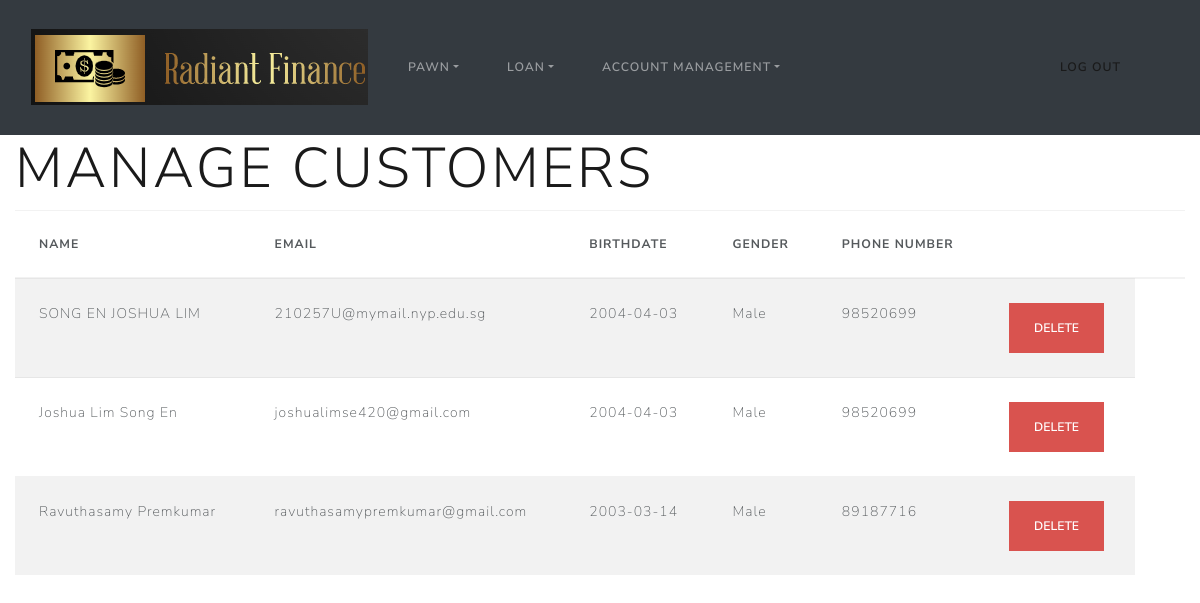
Page /manageCustomer (signed in) on the committed database.
### __init__.py (models this page shows)
class User(db.Model, UserMixin):
    id = db.Column(db.Integer, primary_key=True)
    name = db.Column(db.String(20), nullable=False)
    gender = db.Column(db.String(1), nullable=False)
    phone = db.Column(db.String(8), nullable=False)
    birthdate = db.Column(db.Date, nullable=False)
    email = db.Column(db.String(30), nullable=False)
    password = db.Column(db.String(100), nullable=False)
    role = db.Column(db.Integer, nullable=False)
    passwordChange = db.Column(db.Date, nullable=False)
    passAttempt = (db.Column(db.Integer, nullable=False))
    TWOFAStatus = db.Column(db.String(30), nullable=False)
    FUI = db.Column(db.String(300), nullable=True)
    FUI_ID = db.Column(db.String(300), nullable=True)
    verified = db.Column(db.Integer, nullable=True)

### __init__.py (the view)
@app.route('/manageCustomer', methods=['GET', 'POST'])
@login_required
def manage_customers():
    role = session['role']
    if role == 1:
        pass
    else:
        return redirect(url_for('main'))
    return render_template('manageCustomer.html', Users=User.query.all())

### __init__.py (called while the page is built)
@login_manager.user_loader
def load_user(user_id):
    return User.query.get(int(user_id))

### templates/manageCustomer.html (shortened to what this page needs)
{% extends "baseDashboard.html" %}
{% block content %}
<h1 class="display-4">Manage Customers</h1>
<div>
  <table class="table table-striped">
    <thead>
      <tr>
        <th>Name</th>
        <th>Email</th>
        <th>BirthDate</th>
        <th>gender</th>
        <th>Phone Number</th>
        <th></th>
        <th></th>
      </tr>
    </thead>
    <tbody>
      {% for User in Users %}
      {%if User.role==0%}
        <tr>
          <td>{{ User.name }}</td>
          <td>{{ User.email }}</td>
          <td>{{User.birthdate}}</td>
          {% if User.gender == "F" %}
            <td>Female</td>
          {% elif User.gender == "M" %}
            <td>Male</td>
          {% endif %}
          <td>{{User.phone}}</td>
        <td>
            <form action="{{url_for('delete_customer', id=User.id)}}" method="POST">
          <form type="button" class="btn btn-danger" data-bs-toggle="modal" data-bs-target="#myModal_{{User.id}}">
            <input type="submit" value="Delete" class="btn btn-danger">
          </form>
            </form>
          </td>
        </tr>
        {%endif%}
      {% endfor %}
    </tbody>
  </table>
</div>
{% endblock %}

### templates/baseDashboard.html (shortened to what this page needs)
<!DOCTYPE html>
<html lang="en">
<head>
    <link rel="stylesheet" href="https://cdn.jsdelivr.net/npm/bootswatch@4.5.2/dist/lux/bootstrap.min.css">
</head>
<body>
    {% block navbar %}
        {% include 'includes/_navbarDashBoard.html' %}
    {% endblock %}
    <div class="container-fluid">
        {% block content %}
        {% endblock %}
    </div>
</body>
</html>

### templates/includes/_navbarDashboard.html (shortened to what this page needs)
<nav class="navbar navbar-expand-sm bg-dark navbar-dark">
  <div class="container-fluid">
    <a class="navbar-brand" href="/dashboard"><img src="static/img/logo.png" alt=""></a>
    <div class="collapse navbar-collapse" id="collapsibleNavbar">
      <ul class="navbar-nav">
        <li class="nav-item dropdown">
              <a class="nav-link dropdown-toggle" href="#" role="button" data-bs-toggle="dropdown">Pawn</a>
        </li>
         <li class="nav-item dropdown">
              <a class="nav-link dropdown-toggle" href="#" role="button" data-bs-toggle="dropdown">Loan</a>
        </li>
          <li class="nav-item dropdown">
              <a class="nav-link dropdown-toggle" href="#" role="button" data-bs-toggle="dropdown">Account Management</a>
        </li>
      </ul>
        <ul class = "like">
        <div class = "Loke">
          <li class="nav-item">
          <a class="nav-link" href="/logout">Log Out</a>
          </li>
        </div>
        </ul>
    </div>
  </div>
</nav>

### templates/includes/_navbarDashboard.html (style rules this page uses)
.like { display: flex; flex-direction: column; margin-left: auto; margin-bottom: 0; list-style: none; }

### rows in the picture
User: name "SONG EN JOSHUA LIM", email "210257U@mymail.nyp.edu.sg", birthdate "2004-04-03", gender "Male", phone "98520699"
User: name "Joshua Lim Song En", email "joshualimse420@gmail.com", birthdate "2004-04-03", gender "Male", phone "98520699"
User: name "Ravuthasamy Premkumar", email "ravuthasamypremkumar@gmail.com", birthdate "2003-03-14", gender "Male", phone "89187716"
